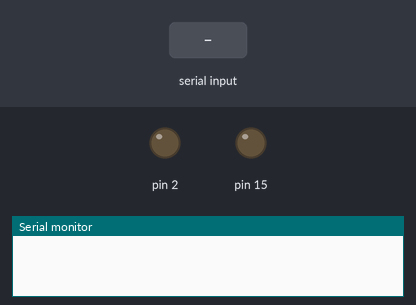
A sketch run on a simulated Arduino Uno, built with avr-gcc and run on an emulated ATmega328P. Shown: output pins drawn as LEDs (lit = HIGH), the last lines printed to the serial monitor. The inputs (shaded band) are chosen by the test bench.

Above: at 1.2 s.
1.3 s: "a" received over Serial
At 2.5 s:
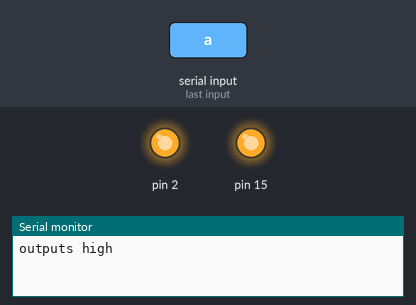
2.8 s: "b" received over Serial
At 3.8 s:
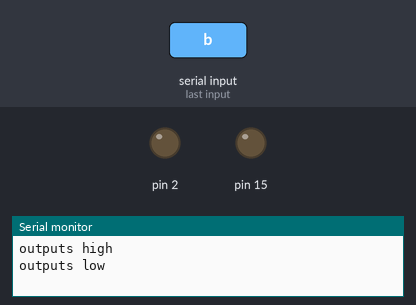
Timing chart, 0 to 5.8 s (numbered marks = the images above; inputs shaded):
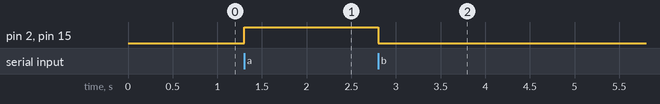

The sketch:

sketch_nov16a.ino
```cpp
void setup() {
  Serial.begin (115200);
  pinMode (2, OUTPUT);
  pinMode (15, OUTPUT);
}

void loop() {
  if (Serial.available()) {
    int readByte = Serial.read();

    if (readByte == 97) {
      Serial.println ("outputs high");
      digitalWrite (15, HIGH);
      digitalWrite (2, HIGH);
    }
    if (readByte == 98) {
      Serial.println ("outputs low");
      digitalWrite (15, LOW);
      digitalWrite (2, LOW);
    }
  }
}
```

Measured:
- after the input at 1.3 s, pin 2, pin 15: LOW → HIGH at once
- after the input at 2.8 s, pin 2, pin 15: HIGH → LOW at once
